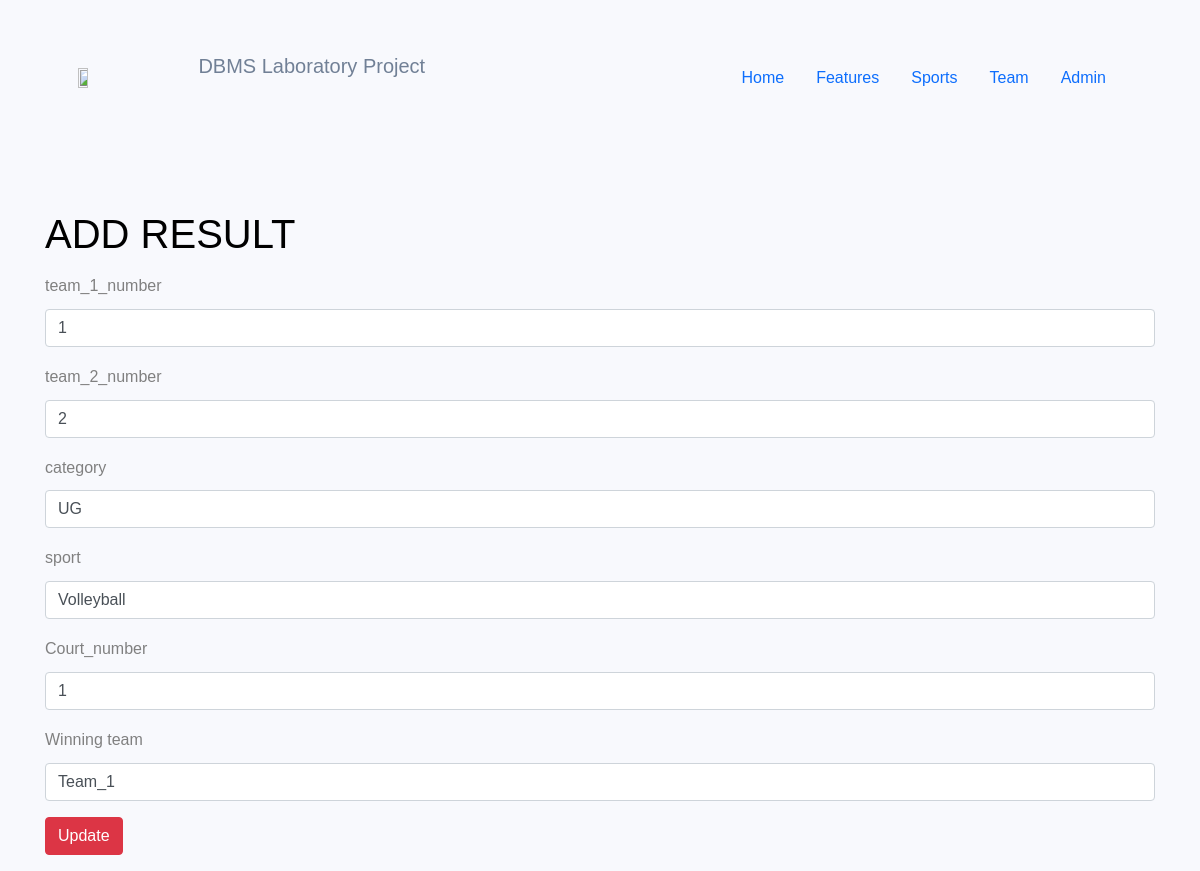
Page /admin/addscore_volleyball.php?id=5 on the committed database.
### tables this page shows
CREATE TABLE `schedule` (
  `id` int(100) NOT NULL,
  `team_1_number` int(100) NOT NULL,
  `team_2_number` int(100) NOT NULL,
  `category` varchar(100) NOT NULL,
  `sport` varchar(100) NOT NULL,
  `start_time` time(6) NOT NULL,
  `end_time` time(6) NOT NULL,
  `court_number` int(100) NOT NULL,
  `Date` date NOT NULL
);

### admin/addscore_volleyball.php (the view, shortened to what this page needs)
<?php
    include("../include/connection.php");
    if(isset($_POST['btn']))
    {
        $team_1_number=$_POST['team_1'];
        $team_2_number=$_POST['team_2'];
        $category=$_POST['category'];
        $court_number=$_POST['court'];
        $id = $_GET['id'];
        $winning_team = $_POST['winning_team'];
        $ql="insert into volleyball(team_id,team_1_number,
            team_2_number,category,court_number,winning_team)
            values($id,$team_1_number,$team_2_number,'$category',$court_number,'$winning_team');";
        mysqli_query($connect,$ql);
        header('location:addscore.php');
    }
    else if(isset($_GET['id']))
    {
        $q = "SELECT * FROM schedule WHERE Id='".$_GET['id']."'";
        $query=mysqli_query($connect,$q);
        $res= mysqli_fetch_array($query);
    }
?>
<html>
<head>
    <link href="https://unpkg.com/tailwindcss@^1.0/dist/tailwind.min.css" rel="stylesheet">
  <link rel="stylesheet" type="text/css" href="https://cdn.jsdelivr.net/npm/bootstrap@5.1.3/dist/css/bootstrap.min.css">
  <link rel="stylesheet" type="text/css" href="https://cdn.jsdelivr.net/npm/@fortawesome/fontawesome-free@5.15.4/css/fontawesome.min.css">
    <link rel="stylesheet" href=
"https://maxcdn.bootstrapcdn.com/bootstrap/4.4.1/css/bootstrap.min.css">
    <link rel="stylesheet" href="css/style.css">
</head>
<body>
    <?php
    include ("../include/header.php");
    ?>
    <div class="container mt-5">
        <h1>ADD RESULT</h1>
        <form method="post">
            <div class="form-group">
                <label>team_1_number</label>
                <input type="text"
                    class="form-control"
                    name="team_1"
                    placeholder="team_1_number"
                    value=
        "<?php echo $res['team_1_number'];?>" />
            </div>
            <div class="form-group">
                <label>team_2_number</label>
                <input type="text"
                    class="form-control"
                    name="team_2"
                    placeholder="team_2_number"
value="<?php echo $res['team_2_number'];?>" />
            </div>
            <div class="form-group">
                <label>category</label>
                <input type="text"
                    class="form-control"
                    name="category"
                    placeholder="category"
                    value=
        "<?php echo $res['category'];?>" />
            </div>
            <div class="form-group">
                <label>sport</label>
                <input type="text"
                    class="form-control"
                    name="sport"
                    placeholder="sport"
                    value=
        "<?php echo $res['sport'];?>" />
            </div>
            <div class="form-group">
                <label>Court_number</label>
                <input type="text"
                    class="form-control"
                    name="court"
                    placeholder="Court_number"
                    value=
        "<?php echo $res['court_number'];?>" />
            </div>
            <div class="form-group">
                <label>Winning team</label>
                <select class="form-control"
                    name="winning_team">
                    <option value="<?php  echo $res['team_1_number'];?>">
                        Team_1
                    </option>
                </select>
            </div>
            <div class="form-group">
                <input type="submit" value="Update"
                    name="btn" class="btn btn-danger">
            </div>
        </form>
    </div>
</body>
</html>

### rows in the picture
schedule: team_1 "1", team_2 "2", category "UG", sport "Volleyball", court "1"
